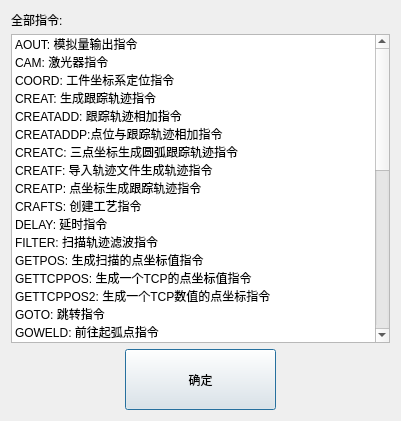
<?xml version="1.0" encoding="UTF-8"?>
<ui version="4.0">
 <class>othercmdDlg</class>
 <widget class="QDialog" name="othercmdDlg">
  <property name="geometry">
   <rect>
    <x>0</x>
    <y>0</y>
    <width>401</width>
    <height>421</height>
   </rect>
  </property>
  <property name="windowTitle">
   <string>Dialog</string>
  </property>
  <layout class="QGridLayout" name="gridLayout_2">
   <item row="0" column="0">
    <layout class="QGridLayout" name="gridLayout">
     <item row="0" column="0" colspan="2">
      <widget class="QLabel" name="label">
       <property name="minimumSize">
        <size>
         <width>0</width>
         <height>17</height>
        </size>
       </property>
       <property name="maximumSize">
        <size>
         <width>16777215</width>
         <height>17</height>
        </size>
       </property>
       <property name="text">
        <string>全部指令:</string>
       </property>
      </widget>
     </item>
     <item row="1" column="0" colspan="3">
      <widget class="QListWidget" name="listWidget">
       <property name="sortingEnabled">
        <bool>false</bool>
       </property>
       <item>
        <property name="text">
         <string>AOUT: 模拟量输出指令</string>
        </property>
       </item>
       <item>
        <property name="text">
         <string>CAM: 激光器指令</string>
        </property>
       </item>
       <item>
        <property name="text">
         <string>COORD: 工件坐标系定位指令</string>
        </property>
       </item>
       <item>
        <property name="text">
         <string>CREAT: 生成跟踪轨迹指令</string>
        </property>
       </item>
       <item>
        <property name="text">
         <string>CREATADD: 跟踪轨迹相加指令</string>
        </property>
       </item>
       <item>
        <property name="text">
         <string>CREATADDP:点位与跟踪轨迹相加指令</string>
        </property>
       </item>
       <item>
        <property name="text">
         <string>CREATC: 三点坐标生成圆弧跟踪轨迹指令</string>
        </property>
       </item>
       <item>
        <property name="text">
         <string>CREATF: 导入轨迹文件生成轨迹指令</string>
        </property>
       </item>
       <item>
        <property name="text">
         <string>CREATP: 点坐标生成跟踪轨迹指令</string>
        </property>
       </item>
       <item>
        <property name="text">
         <string>CRAFTS: 创建工艺指令</string>
        </property>
       </item>
       <item>
        <property name="text">
         <string>DELAY: 延时指令</string>
        </property>
       </item>
       <item>
        <property name="text">
         <string>FILTER: 扫描轨迹滤波指令</string>
        </property>
       </item>
       <item>
        <property name="text">
         <string>GETPOS: 生成扫描的点坐标值指令</string>
        </property>
       </item>
       <item>
        <property name="text">
         <string>GETTCPPOS: 生成一个TCP的点坐标值指令</string>
        </property>
       </item>
       <item>
        <property name="text">
         <string>GETTCPPOS2: 生成一个TCP数值的点坐标指令</string>
        </property>
       </item>
       <item>
        <property name="text">
         <string>GOTO: 跳转指令</string>
        </property>
       </item>
       <item>
        <property name="text">
         <string>GOWELD: 前往起弧点指令</string>
        </property>
       </item>
       <item>
        <property name="text">
         <string>IO: IO口指令</string>
        </property>
       </item>
       <item>
        <property name="text">
         <string>MOV: 机器人移动指令</string>
        </property>
       </item>
       <item>
        <property name="text">
         <string>PLC: PLC控制指令</string>
        </property>
       </item>
       <item>
        <property name="text">
         <string>PLOTPOS: 计算生成点坐标指令</string>
        </property>
       </item>
       <item>
        <property name="text">
         <string>SAMPLE: 轨迹点采样指令</string>
        </property>
       </item>
       <item>
        <property name="text">
         <string>SAVEPCD: 保存点云文件指令</string>
        </property>
       </item>
       <item>
        <property name="text">
         <string>SCAN: 采集激光数据指令</string>
        </property>
       </item>
       <item>
        <property name="text">
         <string>SEARCH: 起点寻位指令</string>
        </property>
       </item>
       <item>
        <property name="text">
         <string>SEARCHEND: 终点寻位指令</string>
        </property>
       </item>
       <item>
        <property name="text">
         <string>SETPOSE: 点坐标设姿态指令</string>
        </property>
       </item>
       <item>
        <property name="text">
         <string>SMOV: 点位移动指令</string>
        </property>
       </item>
       <item>
        <property name="text">
         <string>STOP: 停止程序指令</string>
        </property>
       </item>
       <item>
        <property name="text">
         <string>SSCAN: 点位采集激光数据指令</string>
        </property>
       </item>
       <item>
        <property name="text">
         <string>TRACE: 生成跟踪轨迹工艺指令</string>
        </property>
       </item>
       <item>
        <property name="text">
         <string>TRACE2: 生成跟踪轨迹工艺指令</string>
        </property>
       </item>
       <item>
        <property name="text">
         <string>TRACEADD: 生成跟踪轨迹工艺相加指令</string>
        </property>
       </item>
       <item>
        <property name="text">
         <string>TRACECONTINUE: 生成点位附近继续焊接的轨迹指令</string>
        </property>
       </item>
       <item>
        <property name="text">
         <string>TRACEREALTIME: 实时跟踪指令</string>
        </property>
       </item>
       <item>
        <property name="text">
         <string>TRACEREALTIME2: 实时跟踪指令</string>
        </property>
       </item>
       <item>
        <property name="text">
         <string>TRACING: 跟踪轨迹工艺指令</string>
        </property>
       </item>
       <item>
        <property name="text">
         <string>WAVE: 生成摆焊工艺指令</string>
        </property>
       </item>
       <item>
        <property name="text">
         <string>WELD: 起弧指令</string>
        </property>
       </item>
      </widget>
     </item>
     <item row="2" column="0">
      <widget class="QLabel" name="label_2">
       <property name="text">
        <string/>
       </property>
      </widget>
     </item>
     <item row="2" column="1">
      <widget class="QPushButton" name="OK_Btn">
       <property name="minimumSize">
        <size>
         <width>151</width>
         <height>61</height>
        </size>
       </property>
       <property name="maximumSize">
        <size>
         <width>151</width>
         <height>61</height>
        </size>
       </property>
       <property name="text">
        <string>确定</string>
       </property>
      </widget>
     </item>
     <item row="2" column="2">
      <widget class="QLabel" name="label_3">
       <property name="text">
        <string/>
       </property>
      </widget>
     </item>
    </layout>
   </item>
  </layout>
 </widget>
 <resources/>
 <connections/>
</ui>
